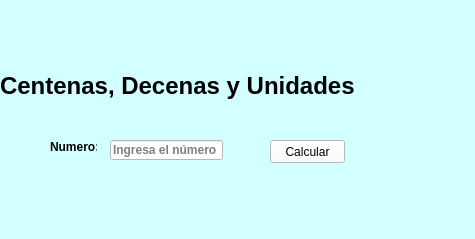
<?xml version="1.0" encoding="UTF-8"?>
<ui version="4.0">
 <class>MainWindow</class>
 <widget class="QMainWindow" name="MainWindow">
  <property name="geometry">
   <rect>
    <x>0</x>
    <y>0</y>
    <width>475</width>
    <height>239</height>
   </rect>
  </property>
  <property name="windowTitle">
   <string>MainWindow</string>
  </property>
  <property name="styleSheet">
   <string notr="true">background-color: rgb(210, 255, 255);</string>
  </property>
  <widget class="QWidget" name="centralwidget">
   <widget class="QLabel" name="label">
    <property name="geometry">
     <rect>
      <x>0</x>
      <y>0</y>
      <width>471</width>
      <height>61</height>
     </rect>
    </property>
    <property name="text">
     <string/>
    </property>
    <property name="pixmap">
     <pixmap resource="recursos_proyecto.qrc">:/LOGOS/Imagenes/uat.png</pixmap>
    </property>
    <property name="scaledContents">
     <bool>true</bool>
    </property>
   </widget>
   <widget class="QLabel" name="label_2">
    <property name="geometry">
     <rect>
      <x>380</x>
      <y>110</y>
      <width>71</width>
      <height>71</height>
     </rect>
    </property>
    <property name="text">
     <string/>
    </property>
    <property name="pixmap">
     <pixmap resource="recursos_proyecto.qrc">:/LOGOS/Imagenes/pngegg.png</pixmap>
    </property>
    <property name="scaledContents">
     <bool>true</bool>
    </property>
   </widget>
   <widget class="QLabel" name="label_4">
    <property name="geometry">
     <rect>
      <x>0</x>
      <y>60</y>
      <width>371</width>
      <height>51</height>
     </rect>
    </property>
    <property name="font">
     <font>
      <pointsize>18</pointsize>
      <weight>75</weight>
      <bold>true</bold>
     </font>
    </property>
    <property name="text">
     <string>Centenas, Decenas y Unidades</string>
    </property>
   </widget>
   <widget class="QLineEdit" name="txtNumero">
    <property name="geometry">
     <rect>
      <x>110</x>
      <y>140</y>
      <width>113</width>
      <height>20</height>
     </rect>
    </property>
    <property name="font">
     <font>
      <weight>75</weight>
      <bold>true</bold>
     </font>
    </property>
    <property name="toolTip">
     <string>Ingresa el número</string>
    </property>
    <property name="statusTip">
     <string>Ingresa el número</string>
    </property>
    <property name="styleSheet">
     <string notr="true">background-color: rgb(255, 255, 255);</string>
    </property>
    <property name="placeholderText">
     <string>Ingresa el número</string>
    </property>
   </widget>
   <widget class="QLabel" name="label_5">
    <property name="geometry">
     <rect>
      <x>50</x>
      <y>140</y>
      <width>47</width>
      <height>13</height>
     </rect>
    </property>
    <property name="font">
     <font>
      <weight>75</weight>
      <bold>true</bold>
     </font>
    </property>
    <property name="text">
     <string>Numero:</string>
    </property>
   </widget>
   <widget class="QPushButton" name="btnCalcular">
    <property name="geometry">
     <rect>
      <x>270</x>
      <y>140</y>
      <width>75</width>
      <height>23</height>
     </rect>
    </property>
    <property name="toolTip">
     <string>Presiona el boton</string>
    </property>
    <property name="statusTip">
     <string>Presiona el boton</string>
    </property>
    <property name="styleSheet">
     <string notr="true">background-color: rgb(255, 255, 255);</string>
    </property>
    <property name="text">
     <string>Calcular</string>
    </property>
   </widget>
  </widget>
  <widget class="QStatusBar" name="statusbar"/>
 </widget>
 <resources>
  <include location="recursos_proyecto.qrc"/>
 </resources>
 <connections/>
</ui>
